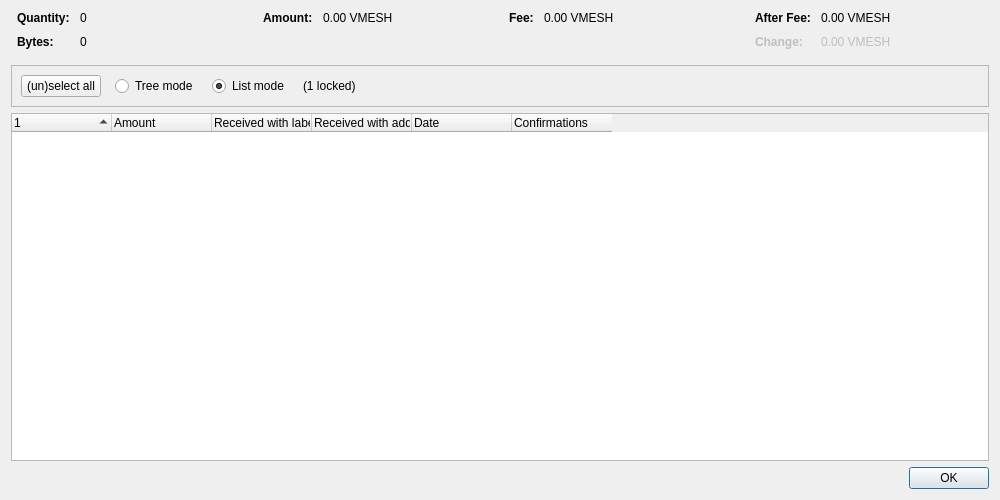
<?xml version="1.0" encoding="UTF-8"?>
<ui version="4.0">
 <class>CoinControlDialog</class>
 <widget class="QDialog" name="CoinControlDialog">
  <property name="geometry">
   <rect>
    <x>0</x>
    <y>0</y>
    <width>1000</width>
    <height>500</height>
   </rect>
  </property>
  <property name="windowTitle">
   <string>Coin Selection</string>
  </property>
  <layout class="QVBoxLayout" name="verticalLayout">
   <item>
    <layout class="QHBoxLayout" name="horizontalLayoutTop" stretch="0,0,0,0">
     <property name="topMargin">
      <number>0</number>
     </property>
     <property name="bottomMargin">
      <number>10</number>
     </property>
     <item>
      <layout class="QFormLayout" name="formLayoutCoinControl1">
       <property name="labelAlignment">
        <set>Qt::AlignLeft|Qt::AlignVCenter</set>
       </property>
       <property name="horizontalSpacing">
        <number>10</number>
       </property>
       <property name="verticalSpacing">
        <number>10</number>
       </property>
       <property name="leftMargin">
        <number>6</number>
       </property>
       <property name="rightMargin">
        <number>6</number>
       </property>
       <item row="0" column="0">
        <widget class="QLabel" name="labelCoinControlQuantityText">
         <property name="font">
          <font>
           <weight>75</weight>
           <bold>true</bold>
          </font>
         </property>
         <property name="text">
          <string>Quantity:</string>
         </property>
        </widget>
       </item>
       <item row="0" column="1">
        <widget class="QLabel" name="labelCoinControlQuantity">
         <property name="cursor">
          <cursorShape>IBeamCursor</cursorShape>
         </property>
         <property name="contextMenuPolicy">
          <enum>Qt::ActionsContextMenu</enum>
         </property>
         <property name="text">
          <string notr="true">0</string>
         </property>
         <property name="textInteractionFlags">
          <set>Qt::LinksAccessibleByMouse|Qt::TextSelectableByKeyboard|Qt::TextSelectableByMouse</set>
         </property>
        </widget>
       </item>
       <item row="1" column="0">
        <widget class="QLabel" name="labelCoinControlBytesText">
         <property name="font">
          <font>
           <weight>75</weight>
           <bold>true</bold>
          </font>
         </property>
         <property name="text">
          <string>Bytes:</string>
         </property>
        </widget>
       </item>
       <item row="1" column="1">
        <widget class="QLabel" name="labelCoinControlBytes">
         <property name="cursor">
          <cursorShape>IBeamCursor</cursorShape>
         </property>
         <property name="contextMenuPolicy">
          <enum>Qt::ActionsContextMenu</enum>
         </property>
         <property name="text">
          <string notr="true">0</string>
         </property>
         <property name="textInteractionFlags">
          <set>Qt::LinksAccessibleByMouse|Qt::TextSelectableByKeyboard|Qt::TextSelectableByMouse</set>
         </property>
        </widget>
       </item>
      </layout>
     </item>
     <item>
      <layout class="QFormLayout" name="formLayoutCoinControl2">
       <property name="horizontalSpacing">
        <number>10</number>
       </property>
       <property name="verticalSpacing">
        <number>10</number>
       </property>
       <property name="leftMargin">
        <number>6</number>
       </property>
       <property name="rightMargin">
        <number>6</number>
       </property>
       <item row="0" column="0">
        <widget class="QLabel" name="labelCoinControlAmountText">
         <property name="font">
          <font>
           <weight>75</weight>
           <bold>true</bold>
          </font>
         </property>
         <property name="text">
          <string>Amount:</string>
         </property>
        </widget>
       </item>
       <item row="0" column="1">
        <widget class="QLabel" name="labelCoinControlAmount">
         <property name="cursor">
          <cursorShape>IBeamCursor</cursorShape>
         </property>
         <property name="contextMenuPolicy">
          <enum>Qt::ActionsContextMenu</enum>
         </property>
         <property name="text">
          <string notr="true">0.00 VMESH</string>
         </property>
         <property name="textInteractionFlags">
          <set>Qt::LinksAccessibleByMouse|Qt::TextSelectableByKeyboard|Qt::TextSelectableByMouse</set>
         </property>
        </widget>
       </item>
      </layout>
     </item>
     <item>
      <layout class="QFormLayout" name="formLayoutCoinControl3">
       <property name="horizontalSpacing">
        <number>10</number>
       </property>
       <property name="verticalSpacing">
        <number>10</number>
       </property>
       <property name="leftMargin">
        <number>6</number>
       </property>
       <property name="rightMargin">
        <number>6</number>
       </property>
       <item row="0" column="0">
        <widget class="QLabel" name="labelCoinControlFeeText">
         <property name="font">
          <font>
           <weight>75</weight>
           <bold>true</bold>
          </font>
         </property>
         <property name="text">
          <string>Fee:</string>
         </property>
        </widget>
       </item>
       <item row="0" column="1">
        <widget class="QLabel" name="labelCoinControlFee">
         <property name="cursor">
          <cursorShape>IBeamCursor</cursorShape>
         </property>
         <property name="contextMenuPolicy">
          <enum>Qt::ActionsContextMenu</enum>
         </property>
         <property name="text">
          <string notr="true">0.00 VMESH</string>
         </property>
         <property name="textInteractionFlags">
          <set>Qt::LinksAccessibleByMouse|Qt::TextSelectableByKeyboard|Qt::TextSelectableByMouse</set>
         </property>
        </widget>
       </item>
      </layout>
     </item>
     <item>
      <layout class="QFormLayout" name="formLayoutCoinControl4">
       <property name="labelAlignment">
        <set>Qt::AlignLeft|Qt::AlignVCenter</set>
       </property>
       <property name="horizontalSpacing">
        <number>10</number>
       </property>
       <property name="verticalSpacing">
        <number>10</number>
       </property>
       <property name="leftMargin">
        <number>6</number>
       </property>
       <property name="rightMargin">
        <number>6</number>
       </property>
       <item row="0" column="0">
        <widget class="QLabel" name="labelCoinControlAfterFeeText">
         <property name="font">
          <font>
           <weight>75</weight>
           <bold>true</bold>
          </font>
         </property>
         <property name="text">
          <string>After Fee:</string>
         </property>
        </widget>
       </item>
       <item row="0" column="1">
        <widget class="QLabel" name="labelCoinControlAfterFee">
         <property name="cursor">
          <cursorShape>IBeamCursor</cursorShape>
         </property>
         <property name="contextMenuPolicy">
          <enum>Qt::ActionsContextMenu</enum>
         </property>
         <property name="text">
          <string notr="true">0.00 VMESH</string>
         </property>
         <property name="textInteractionFlags">
          <set>Qt::LinksAccessibleByMouse|Qt::TextSelectableByKeyboard|Qt::TextSelectableByMouse</set>
         </property>
        </widget>
       </item>
       <item row="1" column="0">
        <widget class="QLabel" name="labelCoinControlChangeText">
         <property name="enabled">
          <bool>false</bool>
         </property>
         <property name="font">
          <font>
           <weight>75</weight>
           <bold>true</bold>
          </font>
         </property>
         <property name="text">
          <string>Change:</string>
         </property>
        </widget>
       </item>
       <item row="1" column="1">
        <widget class="QLabel" name="labelCoinControlChange">
         <property name="enabled">
          <bool>false</bool>
         </property>
         <property name="cursor">
          <cursorShape>IBeamCursor</cursorShape>
         </property>
         <property name="contextMenuPolicy">
          <enum>Qt::ActionsContextMenu</enum>
         </property>
         <property name="text">
          <string notr="true">0.00 VMESH</string>
         </property>
         <property name="textInteractionFlags">
          <set>Qt::LinksAccessibleByMouse|Qt::TextSelectableByKeyboard|Qt::TextSelectableByMouse</set>
         </property>
        </widget>
       </item>
      </layout>
     </item>
    </layout>
   </item>
   <item>
    <widget class="QFrame" name="frame">
     <property name="minimumSize">
      <size>
       <width>0</width>
       <height>40</height>
      </size>
     </property>
     <property name="frameShape">
      <enum>QFrame::StyledPanel</enum>
     </property>
     <property name="frameShadow">
      <enum>QFrame::Sunken</enum>
     </property>
     <layout class="QHBoxLayout" name="horizontalLayout">
      <item>
       <layout class="QHBoxLayout" name="horizontalLayoutPanel" stretch="0,0,0,0,0">
        <property name="spacing">
         <number>14</number>
        </property>
        <item>
         <widget class="QPushButton" name="pushButtonSelectAll">
          <property name="sizePolicy">
           <sizepolicy hsizetype="Maximum" vsizetype="Fixed">
            <horstretch>0</horstretch>
            <verstretch>0</verstretch>
           </sizepolicy>
          </property>
          <property name="text">
           <string>(un)select all</string>
          </property>
          <property name="autoDefault">
           <bool>false</bool>
          </property>
         </widget>
        </item>
        <item>
         <widget class="QRadioButton" name="radioTreeMode">
          <property name="sizePolicy">
           <sizepolicy hsizetype="Maximum" vsizetype="Fixed">
            <horstretch>0</horstretch>
            <verstretch>0</verstretch>
           </sizepolicy>
          </property>
          <property name="text">
           <string>Tree mode</string>
          </property>
         </widget>
        </item>
        <item>
         <widget class="QRadioButton" name="radioListMode">
          <property name="sizePolicy">
           <sizepolicy hsizetype="Maximum" vsizetype="Fixed">
            <horstretch>0</horstretch>
            <verstretch>0</verstretch>
           </sizepolicy>
          </property>
          <property name="text">
           <string>List mode</string>
          </property>
          <property name="checked">
           <bool>true</bool>
          </property>
         </widget>
        </item>
        <item>
         <widget class="QLabel" name="labelLocked">
          <property name="text">
           <string notr="true">(1 locked)</string>
          </property>
         </widget>
        </item>
        <item>
         <spacer name="horizontalSpacer">
          <property name="orientation">
           <enum>Qt::Horizontal</enum>
          </property>
          <property name="sizeHint" stdset="0">
           <size>
            <width>40</width>
            <height>20</height>
           </size>
          </property>
         </spacer>
        </item>
       </layout>
      </item>
     </layout>
    </widget>
   </item>
   <item>
    <widget class="CoinControlTreeWidget" name="treeWidget">
     <property name="contextMenuPolicy">
      <enum>Qt::CustomContextMenu</enum>
     </property>
     <property name="sortingEnabled">
      <bool>false</bool>
     </property>
     <property name="columnCount">
      <number>6</number>
     </property>
     <attribute name="headerShowSortIndicator" stdset="0">
      <bool>true</bool>
     </attribute>
     <attribute name="headerStretchLastSection">
      <bool>false</bool>
     </attribute>
     <column>
      <property name="text">
       <string/>
      </property>
     </column>
     <column>
      <property name="text">
       <string>Amount</string>
      </property>
     </column>
     <column>
      <property name="text">
       <string>Received with label</string>
      </property>
     </column>
     <column>
      <property name="text">
       <string>Received with address</string>
      </property>
     </column>
     <column>
      <property name="text">
       <string>Date</string>
      </property>
     </column>
     <column>
      <property name="text">
       <string>Confirmations</string>
      </property>
      <property name="toolTip">
       <string>Confirmed</string>
      </property>
     </column>
     <column>
      <property name="text">
       <string/>
      </property>
     </column>
     <column>
      <property name="text">
       <string/>
      </property>
     </column>
     <column>
      <property name="text">
       <string/>
      </property>
     </column>
     <column>
      <property name="text">
       <string/>
      </property>
     </column>
    </widget>
   </item>
   <item>
    <widget class="QDialogButtonBox" name="buttonBox">
     <property name="orientation">
      <enum>Qt::Horizontal</enum>
     </property>
     <property name="standardButtons">
      <set>QDialogButtonBox::Ok</set>
     </property>
    </widget>
   </item>
  </layout>
 </widget>
 <customwidgets>
  <customwidget>
   <class>CoinControlTreeWidget</class>
   <extends>QTreeWidget</extends>
   <header>qt/coincontroltreewidget.h</header>
  </customwidget>
 </customwidgets>
 <resources/>
 <connections/>
</ui>
